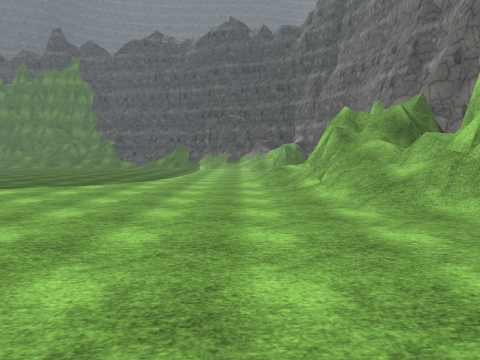
View 1 (above)

19 first-person views from a walk through a Unity game level. The camera is 1.3 m above the floor, tilts 4° down and sees 70° across. The floor is counted in squares, 2 m on a side. Each view is taken from the middle of a square. On the plan, view 1 faces up. The plan holds only what a view shows up to about 10 squares ahead; the rest is blank. The place goes on beyond the plan. Some trees and plants on the terrain are drawn as simple stand-ins. The player character is not drawn. Some surface patterns are stand-ins.

View 2
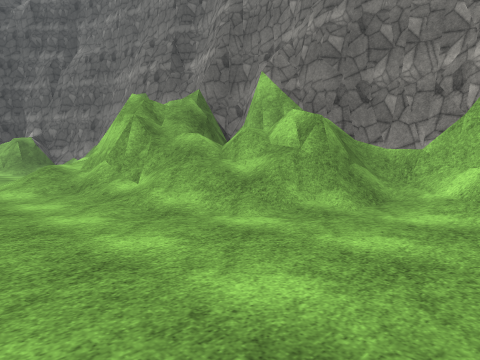

View 3
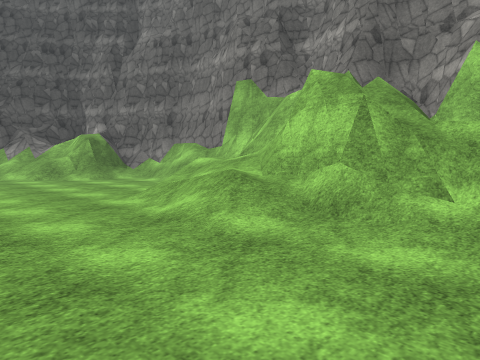

View 4
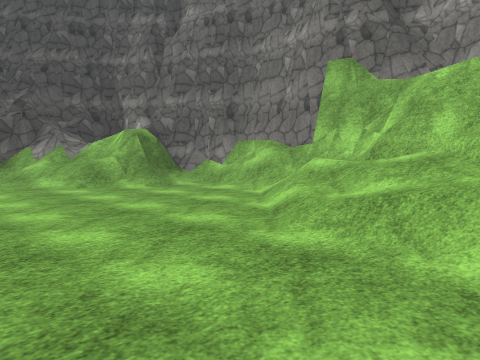

View 5
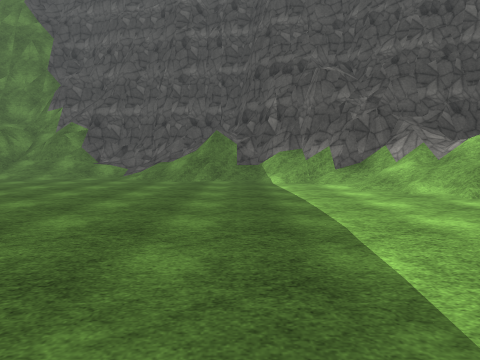

View 6
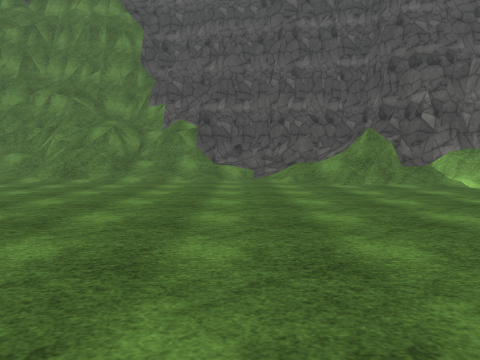

View 7
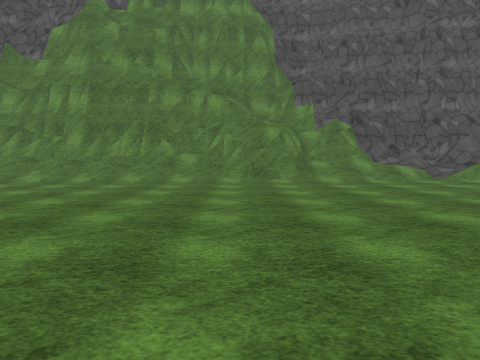

View 8
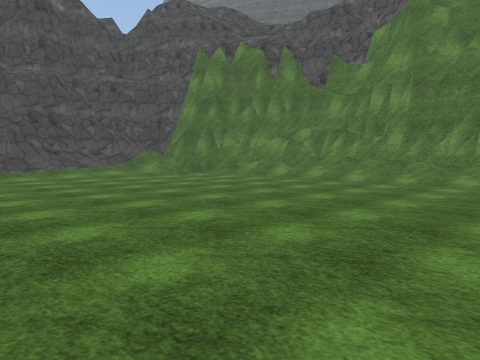

View 9
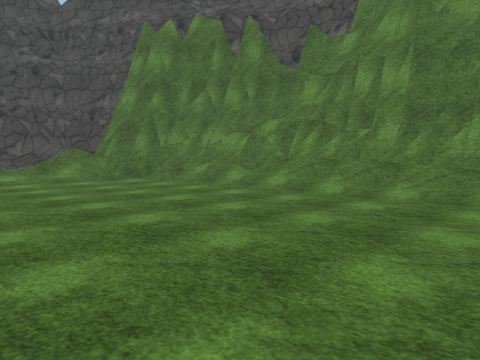

View 10
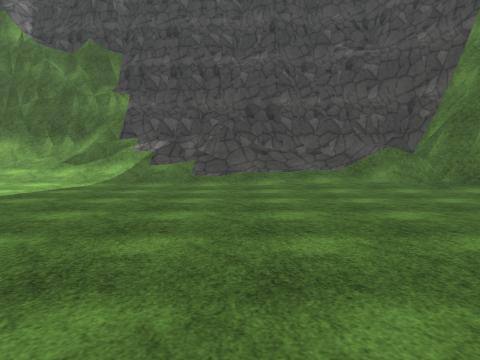

View 11
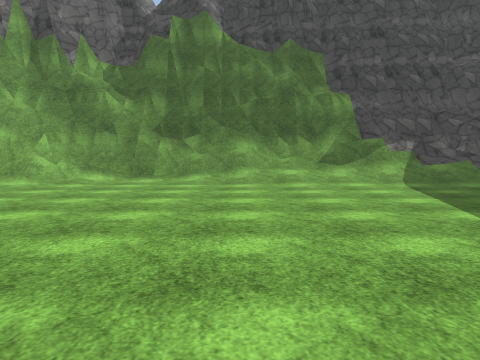

View 12
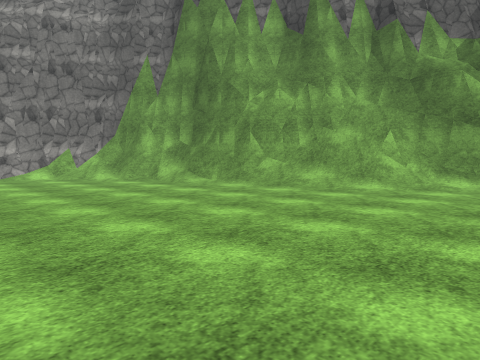

View 13
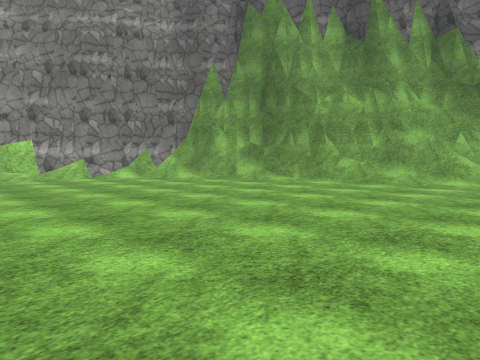

View 14
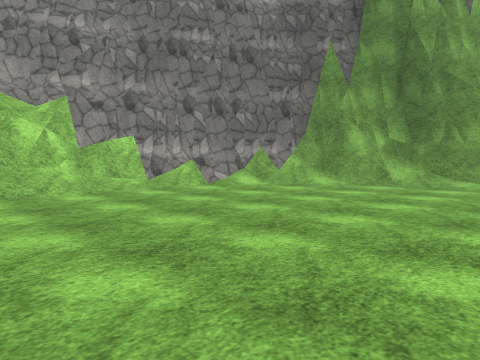

View 15
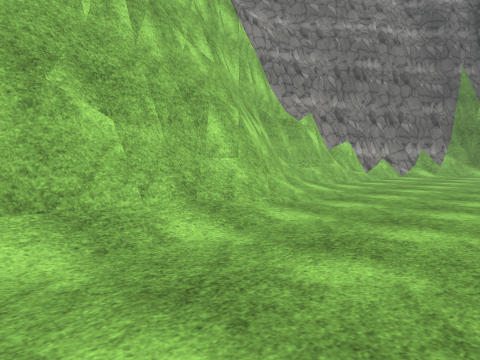

View 16
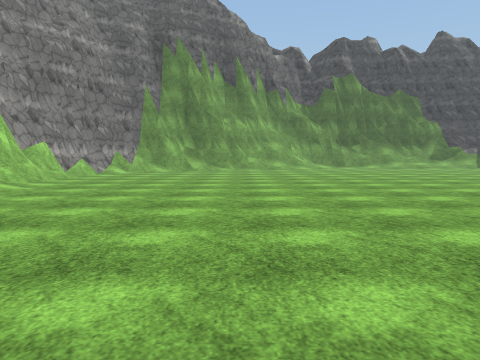

View 17
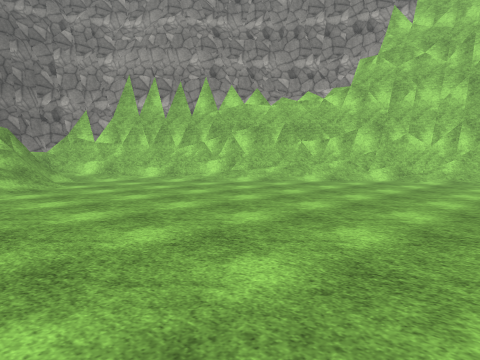

View 18
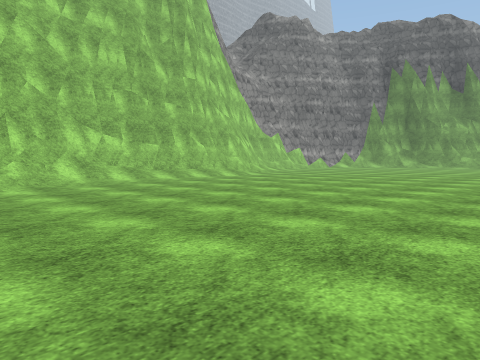

View 19
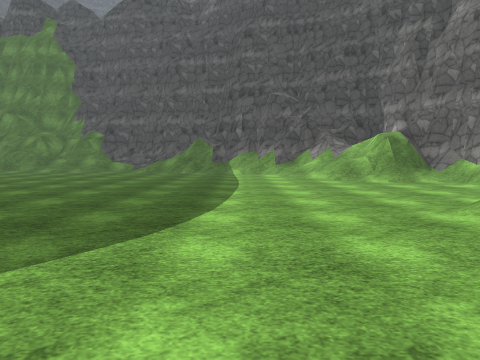

### Floor plan
Key: @ floor where view 1 was taken; # wall or solid block; . main floor; : floor 0.25 m higher than the main floor; / step, stairs or slope; = window, fence, low wall or low ledge.
Columns run from 26 left of view 1 to 5 right of it. Each row starts with its distance up from view 1.
 22      ############ ////###
 21    ####///////##///.//==###
 20   ###///:............/=//#####
 19  ###..................../##/##
 18 ##//......................///##
 17 ##/:......................//###
 16 #//:.......................///##
 15 #//:..........................##
 14 #//..........................//#
 13 #//.............  ...........//#
 12 #//....   .....    .........//##
 11 #//....              ......///##
 10 =//......           .......///#
  9 #//.......          ......//####
  8 ///........         ......//#/##
  7 #/........          .......////#
  6 =/..........        .......///=#
  5 #/...........       ........//=#
  4 #//............ .............//#
  3 #=/..........................//#
  2 #///........................:/
  1 ###/.......................//
  0  ###......................@#
 -1   ##/..................../##
 -2    #=...................###
 -3    ##/...........::///####
 -4     #//......///########
 -5     ###=/////####
 -6       ########

Positions as (right, up) in squares from view 1, and headings:
1: (0, 0), facing up
2: (-1, 2), facing up-right
3: (-2, 6), facing up-right
4: (-2, 9), facing up-right
5: (-3, 11), facing up
6: (-7, 12), facing up
7: (-12, 12), facing up
8: (-13, 12), facing up-left
9: (-14, 15), facing up-left
10: (-16, 15), facing left
11: (-16, 8), facing left
12: (-17, 6), facing down-left
13: (-15, 5), facing down-left
14: (-14, 1), facing down-left
15: (-8, -1), facing down-left
16: (-7, 0), facing left
17: (-6, 7), facing down-right
18: (-2, 5), facing down-left
19: (-2, 7), facing up
